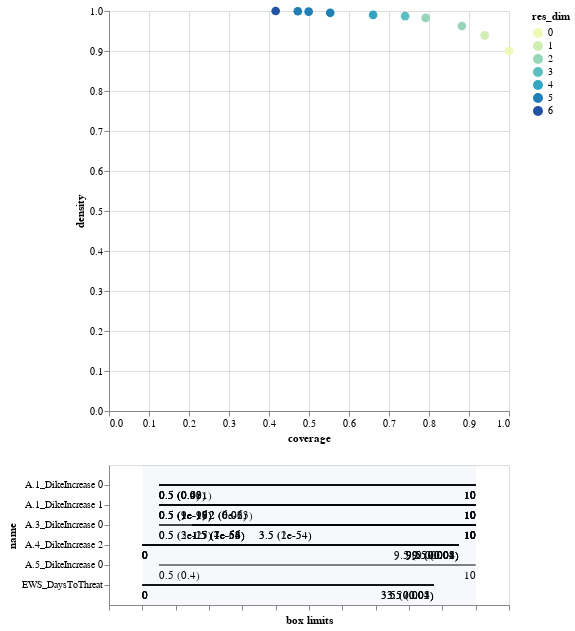

Write notebook code for a chart like this one.
### Code cell
box1.inspect_tradeoff()

### Figure 1 — Vega-Lite specification as saved in the notebook (floating-point values rounded to 4 significant figures)
{"config": {"view": {"continuousWidth": 400, "continuousHeight": 300}}, "vconcat": [{"data": {"name": "data-2f479d3bbdc5e2fc5c8f6e9bd58217fe"}, "mark": {"type": "circle", "size": 75}, "encoding": {"color": {"type": "ordinal", "field": "res_dim", "scale": {"range": ["#eff9b6", "#d0edb3", "#97d6b9", "#5dc0c0", "#31a5c2", "#1f80b8", "#2354a3", "#21318d"]}}, "opacity": {"condition": {"value": 1, "selection": "selector005"}, "value": 0.4}, "tooltip": [{"type": "ordinal", "field": "id"}, {"type": "quantitative", "field": "coverage", "format": ".2"}, {"type": "quantitative", "field": "density", "format": ".2"}, {"type": "ordinal", "field": "res_dim"}], "x": {"type": "quantitative", "field": "coverage"}, "y": {"type": "quantitative", "field": "density"}}, "height": 400, "selection": {"selector005": {"type": "single", "fields": ["id"]}}, "width": 400}, {"layer": [{"data": {"name": "data-fdfc9f90f57cfd6bbdf5c9efc1a4960c"}, "mark": "rule", "encoding": {"x": {"type": "quantitative", "axis": {"grid": false, "labels": false, "title": "box limits"}, "field": "x_lower", "scale": {"domain": [0, 1], "padding": 0.1}}, "x2": {"field": "x_upper"}, "y": {"type": "nominal", "field": "name", "scale": {"padding": 1.0}}}, "transform": [{"calculate": "(datum.x1-datum.minimum)/(datum.maximum-datum.minimum)", "as": "x_lower"}, {"calculate": "(datum.x2-datum.minimum)/(datum.maximum-datum.minimum)", "as": "x_upper"}, {"filter": {"selection": "selector005"}}], "width": 400}, {"data": {"name": "data-fdfc9f90f57cfd6bbdf5c9efc1a4960c"}, "mark": {"type": "text", "align": "left", "baseline": "top", "dy": 5}, "encoding": {"text": {"type": "ordinal", "field": "text"}, "x": {"type": "quantitative", "axis": {"grid": false, "labels": false, "title": "box limits"}, "field": "x_lower", "scale": {"domain": [0, 1], "padding": 0.1}}, "x2": {"field": "x_upper"}, "y": {"type": "nominal", "field": "name", "scale": {"padding": 1.0}}}, "transform": [{"calculate": "(datum.x1-datum.minimum)/(datum.maximum-datum.minimum)", "as": "x_lower"}, {"calculate": "(datum.x2-datum.minimum)/(datum.maximum-datum.minimum)", "as": "x_upper"}, {"filter": {"selection": "selector005"}}, {"calculate": "datum.qp_lower>0?format(datum.x1, \".2\")+\" (\"+format(datum.qp_lower, \".1~g\")+\")\" :format(datum.x1, \".2\")", "as": "text"}], "width": 400}, {"data": {"name": "data-fdfc9f90f57cfd6bbdf5c9efc1a4960c"}, "mark": {"type": "text", "align": "right", "baseline": "top", "dy": 5}, "encoding": {"text": {"type": "ordinal", "field": "text"}, "x": {"type": "quantitative", "field": "x_upper"}, "x2": {"field": "x_upper"}, "y": {"type": "nominal", "field": "name", "scale": {"padding": 1.0}}}, "transform": [{"calculate": "(datum.x1-datum.minimum)/(datum.maximum-datum.minimum)", "as": "x_lower"}, {"calculate": "(datum.x2-datum.minimum)/(datum.maximum-datum.minimum)", "as": "x_upper"}, {"filter": {"selection": "selector005"}}, {"calculate": "datum.qp_upper>0?format(datum.x2, \".2\")+\" (\"+format(datum.qp_upper, \".1\")+\")\" :format(datum.x2, \".2\")", "as": "text"}], "width": 400}, {"data": {"name": "data-bb8d07f6df3d47a6a475317795287b23"}, "mark": {"type": "rect", "opacity": 0.05}, "encoding": {"x": {"type": "quantitative", "field": "start"}, "x2": {"field": "end"}}}, {"data": {"name": "data-d751713988987e9331980363e24189ce"}, "mark": "point", "encoding": {"x": {"type": "quantitative", "field": "x"}, "y": {"type": "nominal", "field": "name"}}, "transform": [{"filter": {"selection": "selector005"}}], "width": 400}, {"data": {"name": "data-d751713988987e9331980363e24189ce"}, "mark": {"type": "text", "align": "center", "baseline": "top", "dy": 5}, "encoding": {"text": {"type": "nominal", "field": "item"}, "x": {"type": "quantitative", "field": "x"}, "y": {"type": "nominal", "field": "name"}}, "transform": [{"filter": {"selection": "selector005"}}], "width": 400}]}], "$schema": "https://vega.github.io/schema/vega-lite/v4.8.1.json", "datasets": {"data-2f479d3bbdc5e2fc5c8f6e9bd58217fe": [{"coverage": 1.0, "density": 0.9, "id": 0, "mass": 1.0, "mean": 0.9, "res_dim": 0}, {"coverage": 0.9392, "density": 0.9392, "id": 1, "mass": 0.9, "mean": 0.9392, "res_dim": 1}, {"coverage": 0.8822, "density": 0.9624, "id": 2, "mass": 0.825, "mean": 0.9624, "res_dim": 2}, {"coverage": 0.7917, "density": 0.9828, "id": 3, "mass": 0.725, "mean": 0.9828, "res_dim": 2}, {"coverage": 0.7403, "density": 0.987, "id": 4, "mass": 0.675, "mean": 0.987, "res_dim": 3}, {"coverage": 0.6603, "density": 0.9904, "id": 5, "mass": 0.6, "mean": 0.9904, "res_dim": 4}, {"coverage": 0.5531, "density": 0.9955, "id": 6, "mass": 0.5, "mean": 0.9955, "res_dim": 5}, {"coverage": 0.4992, "density": 0.9983, "id": 7, "mass": 0.45, "mean": 0.9983, "res_dim": 5}, {"coverage": 0.4719, "density": 0.9994, "id": 8, "mass": 0.425, "mean": 0.9994, "res_dim": 5}, {"coverage": 0.4167, "density": 1.0, "id": 9, "mass": 0.375, "mean": 1.0, "res_dim": 6}], "data-fdfc9f90f57cfd6bbdf5c9efc1a4960c": [{"x1": 0.5, "x2": 10.0, "name": "A.3_DikeIncrease 0", "id": 1, "minimum": 0.0, "maximum": 10.0, "qp_lower": 3.498e-17, "qp_upper": -1.0}, {"x1": 0.5, "x2": 10.0, "name": "A.1_DikeIncrease 1", "id": 2, "minimum": 0.0, "maximum": 10.0, "qp_lower": 1.441e-09, "qp_upper": -1.0}, {"x1": 0.5, "x2": 10.0, "name": "A.3_DikeIncrease 0", "id": 2, "minimum": 0.0, "maximum": 10.0, "qp_lower": 1.912e-25, "qp_upper": -1.0}, {"x1": 0.5, "x2": 10.0, "name": "A.1_DikeIncrease 1", "id": 3, "minimum": 0.0, "maximum": 10.0, "qp_lower": 1.162e-16, "qp_upper": -1.0}, {"x1": 1.5, "x2": 10.0, "name": "A.3_DikeIncrease 0", "id": 3, "minimum": 0.0, "maximum": 10.0, "qp_lower": 7.404e-53, "qp_upper": -1.0}, {"x1": 0.5, "x2": 10.0, "name": "A.1_DikeIncrease 1", "id": 4, "minimum": 0.0, "maximum": 10.0, "qp_lower": 1.412e-19, "qp_upper": -1.0}, {"x1": 1.5, "x2": 10.0, "name": "A.3_DikeIncrease 0", "id": 4, "minimum": 0.0, "maximum": 10.0, "qp_lower": 1.1e-53, "qp_upper": -1.0}, {"x1": 0.0, "x2": 9.5, "name": "A.4_DikeIncrease 2", "id": 4, "minimum": 0.0, "maximum": 10.0, "qp_lower": -1.0, "qp_upper": 0.0465}, {"x1": 0.5, "x2": 10.0, "name": "A.1_DikeIncrease 0", "id": 5, "minimum": 0.0, "maximum": 10.0, "qp_lower": 0.08009, "qp_upper": -1.0}, {"x1": 0.5, "x2": 10.0, "name": "A.1_DikeIncrease 1", "id": 5, "minimum": 0.0, "maximum": 10.0, "qp_lower": 8.506e-17, "qp_upper": -1.0}, {"x1": 1.5, "x2": 10.0, "name": "A.3_DikeIncrease 0", "id": 5, "minimum": 0.0, "maximum": 10.0, "qp_lower": 1.246e-58, "qp_upper": -1.0}, {"x1": 0.0, "x2": 9.5, "name": "A.4_DikeIncrease 2", "id": 5, "minimum": 0.0, "maximum": 10.0, "qp_lower": -1.0, "qp_upper": 0.01949}, {"x1": 0.5, "x2": 10.0, "name": "A.1_DikeIncrease 0", "id": 6, "minimum": 0.0, "maximum": 10.0, "qp_lower": 0.02617, "qp_upper": -1.0}, {"x1": 0.5, "x2": 10.0, "name": "A.1_DikeIncrease 1", "id": 6, "minimum": 0.0, "maximum": 10.0, "qp_lower": 1.181e-18, "qp_upper": -1.0}, {"x1": 1.5, "x2": 10.0, "name": "A.3_DikeIncrease 0", "id": 6, "minimum": 0.0, "maximum": 10.0, "qp_lower": 6.995e-66, "qp_upper": -1.0}, {"x1": 0.0, "x2": 9.5, "name": "A.4_DikeIncrease 2", "id": 6, "minimum": 0.0, "maximum": 10.0, "qp_lower": -1.0, "qp_upper": 0.003793}, {"x1": 0.0, "x2": 3.5, "name": "EWS_DaysToThreat", "id": 6, "minimum": 0.0, "maximum": 4.0, "qp_lower": -1.0, "qp_upper": 0.01642}, {"x1": 0.5, "x2": 10.0, "name": "A.1_DikeIncrease 0", "id": 7, "minimum": 0.0, "maximum": 10.0, "qp_lower": 0.001143, "qp_upper": -1.0}, {"x1": 2.0, "x2": 10.0, "name": "A.1_DikeIncrease 1", "id": 7, "minimum": 0.0, "maximum": 10.0, "qp_lower": 5.658e-23, "qp_upper": -1.0}, {"x1": 1.5, "x2": 10.0, "name": "A.3_DikeIncrease 0", "id": 7, "minimum": 0.0, "maximum": 10.0, "qp_lower": 4.499e-54, "qp_upper": -1.0}, {"x1": 0.0, "x2": 9.5, "name": "A.4_DikeIncrease 2", "id": 7, "minimum": 0.0, "maximum": 10.0, "qp_lower": -1.0, "qp_upper": 7.515e-05}, {"x1": 0.0, "x2": 3.5, "name": "EWS_DaysToThreat", "id": 7, "minimum": 0.0, "maximum": 4.0, "qp_lower": -1.0, "qp_upper": 0.004329}, {"x1": 0.5, "x2": 10.0, "name": "A.1_DikeIncrease 0", "id": 8, "minimum": 0.0, "maximum": 10.0, "qp_lower": 0.4659, "qp_upper": -1.0}, {"x1": 2.0, "x2": 10.0, "name": "A.1_DikeIncrease 1", "id": 8, "minimum": 0.0, "maximum": 10.0, "qp_lower": 0.01372, "qp_upper": -1.0}, {"x1": 3.5, "x2": 10.0, "name": "A.3_DikeIncrease 0", "id": 8, "minimum": 0.0, "maximum": 10.0, "qp_lower": 2.404e-54, "qp_upper": -1.0}, {"x1": 0.0, "x2": 9.5, "name": "A.4_DikeIncrease 2", "id": 8, "minimum": 0.0, "maximum": 10.0, "qp_lower": -1.0, "qp_upper": 0.004419}, {"x1": 0.0, "x2": 3.5, "name": "EWS_DaysToThreat", "id": 8, "minimum": 0.0, "maximum": 4.0, "qp_lower": -1.0, "qp_upper": 0.01372}, {"x1": 0.5, "x2": 10.0, "name": "A.1_DikeIncrease 0", "id": 9, "minimum": 0.0, "maximum": 10.0, "qp_lower": 0.4137, "qp_upper": -1.0}, {"x1": 2.0, "x2": 10.0, "name": "A.1_DikeIncrease 1", "id": 9, "minimum": 0.0, "maximum": 10.0, "qp_lower": 0.0599, "qp_upper": -1.0}, {"x1": 3.5, "x2": 10.0, "name": "A.3_DikeIncrease 0", "id": 9, "minimum": 0.0, "maximum": 10.0, "qp_lower": 1.086e-54, "qp_upper": -1.0}, {"x1": 0.0, "x2": 9.5, "name": "A.4_DikeIncrease 2", "id": 9, "minimum": 0.0, "maximum": 10.0, "qp_lower": -1.0, "qp_upper": 0.001392}, {"x1": 0.5, "x2": 10.0, "name": "A.5_DikeIncrease 0", "id": 9, "minimum": 0.0, "maximum": 10.0, "qp_lower": 0.4137, "qp_upper": -1.0}, {"x1": 0.0, "x2": 3.5, "name": "EWS_DaysToThreat", "id": 9, "minimum": 0.0, "maximum": 4.0, "qp_lower": -1.0, "qp_upper": 0.004974}], "data-bb8d07f6df3d47a6a475317795287b23": [{"start": 0, "end": 1}], "data-d751713988987e9331980363e24189ce": []}}
